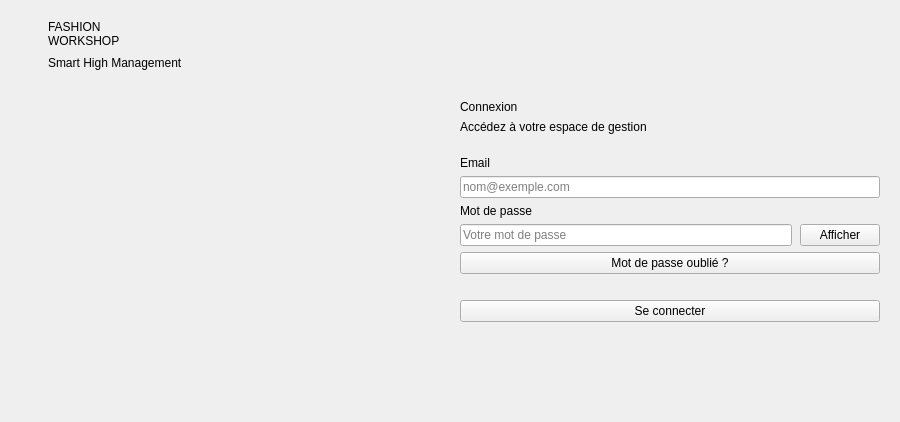
      <widget class="QFrame" name="pageLogin">
       <property name="frameShape">
        <enum>QFrame::Shape::NoFrame</enum>
       </property>
       <layout class="QHBoxLayout" name="pageLoginLayout">
        <property name="spacing">
         <number>0</number>
        </property>
        <property name="leftMargin">
         <number>0</number>
        </property>
        <property name="topMargin">
         <number>0</number>
        </property>
        <property name="rightMargin">
         <number>0</number>
        </property>
        <property name="bottomMargin">
         <number>0</number>
        </property>
        <item>
         <widget class="QFrame" name="brandPanel">
          <property name="minimumSize">
           <size>
            <width>440</width>
            <height>0</height>
           </size>
          </property>
          <property name="maximumSize">
           <size>
            <width>440</width>
            <height>16777215</height>
           </size>
          </property>
          <layout class="QVBoxLayout" name="brandLayout">
           <property name="spacing">
            <number>8</number>
           </property>
           <property name="leftMargin">
            <number>48</number>
           </property>
           <property name="topMargin">
            <number>0</number>
           </property>
           <property name="rightMargin">
            <number>24</number>
           </property>
           <property name="bottomMargin">
            <number>0</number>
           </property>
           <item>
            <spacer name="vsBrand1">
             <property name="orientation">
              <enum>Qt::Orientation::Vertical</enum>
             </property>
             <property name="sizeType">
              <enum>QSizePolicy::Policy::Expanding</enum>
             </property>
             <property name="sizeHint" stdset="0">
              <size>
               <width>20</width>
               <height>20</height>
              </size>
             </property>
            </spacer>
           </item>
           <item>
            <widget class="QLabel" name="labelBrand">
             <property name="visible">
              <bool>false</bool>
             </property>
             <property name="text">
              <string>FASHION
WORKSHOP</string>
             </property>
            </widget>
           </item>
           <item>
            <widget class="QLabel" name="labelBrandSub">
             <property name="visible">
              <bool>false</bool>
             </property>
             <property name="text">
              <string>Smart High Management</string>
             </property>
            </widget>
           </item>
           <item>
            <spacer name="vsBrandGap">
             <property name="orientation">
              <enum>Qt::Orientation::Vertical</enum>
             </property>
             <property name="sizeType">
              <enum>QSizePolicy::Policy::Fixed</enum>
             </property>
             <property name="sizeHint" stdset="0">
              <size>
               <width>20</width>
               <height>24</height>
              </size>
             </property>
            </spacer>
           </item>
           <item alignment="Qt::AlignmentFlag::AlignHCenter">
            <widget class="QLabel" name="labelLogoConnexion">
             <property name="minimumSize">
              <size>
               <width>240</width>
               <height>300</height>
              </size>
             </property>
             <property name="maximumSize">
              <size>
               <width>240</width>
               <height>300</height>
              </size>
             </property>
             <property name="pixmap">
              <pixmap resource="resources.qrc">:/images/logo_mesura.png</pixmap>
             </property>
             <property name="scaledContents">
              <bool>true</bool>
             </property>
             <property name="margin">
              <number>0</number>
             </property>
            </widget>
           </item>
           <item>
            <spacer name="vsBrand2">
             <property name="orientation">
              <enum>Qt::Orientation::Vertical</enum>
             </property>
             <property name="sizeType">
              <enum>QSizePolicy::Policy::Expanding</enum>
             </property>
             <property name="sizeHint" stdset="0">
              <size>
               <width>20</width>
               <height>20</height>
              </size>
             </property>
            </spacer>
           </item>
          </layout>
         </widget>
        </item>
        <item>
         <widget class="QFrame" name="loginArea">
          <property name="frameShape">
           <enum>QFrame::Shape::NoFrame</enum>
          </property>
          <layout class="QHBoxLayout" name="loginAreaLayout">
           <property name="spacing">
            <number>0</number>
           </property>
           <property name="leftMargin">
            <number>0</number>
           </property>
           <property name="topMargin">
            <number>0</number>
           </property>
           <property name="rightMargin">
            <number>0</number>
           </property>
           <property name="bottomMargin">
            <number>0</number>
           </property>
           <item>
            <spacer name="hsLogin1">
             <property name="orientation">
              <enum>Qt::Orientation::Horizontal</enum>
             </property>
             <property name="sizeHint" stdset="0">
              <size>
               <width>20</width>
               <height>20</height>
              </size>
             </property>
            </spacer>
           </item>
           <item>
            <widget class="QFrame" name="loginCard">
             <property name="minimumSize">
              <size>
               <width>420</width>
               <height>0</height>
              </size>
             </property>
             <property name="maximumSize">
              <size>
               <width>420</width>
               <height>16777215</height>
              </size>
             </property>
             <property name="frameShape">
              <enum>QFrame::Shape::NoFrame</enum>
             </property>
             <layout class="QVBoxLayout" name="loginCardLayout">
              <property name="spacing">
               <number>6</number>
              </property>
              <property name="leftMargin">
               <number>0</number>
              </property>
              <property name="topMargin">
               <number>0</number>
              </property>
              <property name="rightMargin">
               <number>0</number>
              </property>
              <property name="bottomMargin">
               <number>0</number>
              </property>
              <item>
               <spacer name="vsLogin1">
                <property name="orientation">
                 <enum>Qt::Orientation::Vertical</enum>
                </property>
                <property name="sizeHint" stdset="0">
                 <size>
                  <width>20</width>
                  <height>20</height>
                 </size>
                </property>
               </spacer>
              </item>
              <item>
               <widget class="QLabel" name="labelConnexion">
                <property name="text">
                 <string>Connexion</string>
                </property>
               </widget>
              </item>
              <item>
               <widget class="QLabel" name="labelConnexionSub">
                <property name="text">
                 <string>Accédez à votre espace de gestion</string>
                </property>
               </widget>
              </item>
              <item>
               <spacer name="vsLoginGap">
                <property name="orientation">
                 <enum>Qt::Orientation::Vertical</enum>
                </property>
                <property name="sizeType">
                 <enum>QSizePolicy::Policy::Fixed</enum>
                </property>
                <property name="sizeHint" stdset="0">
                 <size>
                  <width>20</width>
                  <height>16</height>
                 </size>
                </property>
               </spacer>
              </item>
              <item>
               <widget class="QLabel" name="labelLoginEmail">
                <property name="text">
                 <string>Email</string>
                </property>
               </widget>
              </item>
              <item>
               <widget class="QLineEdit" name="lineEditLoginEmail">
                <property name="placeholderText">
                 <string>nom@exemple.com</string>
                </property>
               </widget>
              </item>
              <item>
               <widget class="QLabel" name="labelLoginMdp">
                <property name="text">
                 <string>Mot de passe</string>
                </property>
               </widget>
              </item>
              <item>
               <layout class="QHBoxLayout" name="loginMdpLayout">
                <property name="spacing">
                 <number>8</number>
                </property>
                <property name="leftMargin">
                 <number>0</number>
                </property>
                <property name="topMargin">
                 <number>0</number>
                </property>
                <property name="rightMargin">
                 <number>0</number>
                </property>
                <property name="bottomMargin">
                 <number>0</number>
                </property>
                <item>
                 <widget class="QLineEdit" name="lineEditLoginMdp">
                  <property name="echoMode">
                   <enum>QLineEdit::EchoMode::Password</enum>
                  </property>
                  <property name="placeholderText">
                   <string>Votre mot de passe</string>
                  </property>
                 </widget>
                </item>
                <item>
                 <widget class="QPushButton" name="btnAfficher">
                  <property name="cursor">
                   <cursorShape>PointingHandCursor</cursorShape>
                  </property>
                  <property name="text">
                   <string>Afficher</string>
                  </property>
                 </widget>
                </item>
               </layout>
              </item>
              <item>
               <widget class="QPushButton" name="btnMotDePasseOublie">
                <property name="cursor">
                 <cursorShape>PointingHandCursor</cursorShape>
                </property>
                <property name="text">
                 <string>Mot de passe oublié ?</string>
                </property>
               </widget>
              </item>
              <item>
               <spacer name="vsLoginGap2">
                <property name="orientation">
                 <enum>Qt::Orientation::Vertical</enum>
                </property>
                <property name="sizeType">
                 <enum>QSizePolicy::Policy::Fixed</enum>
                </property>
                <property name="sizeHint" stdset="0">
                 <size>
                  <width>20</width>
                  <height>20</height>
                 </size>
                </property>
               </spacer>
              </item>
              <item>
               <widget class="QPushButton" name="btnConnexion">
                <property name="cursor">
                 <cursorShape>PointingHandCursor</cursorShape>
                </property>
                <property name="text">
                 <string>Se connecter</string>
                </property>
               </widget>
              </item>
              <item>
               <spacer name="vsLogin2">
                <property name="orientation">
                 <enum>Qt::Orientation::Vertical</enum>
                </property>
                <property name="sizeHint" stdset="0">
                 <size>
                  <width>20</width>
                  <height>20</height>
                 </size>
                </property>
               </spacer>
              </item>
             </layout>
            </widget>
           </item>
           <item>
            <spacer name="hsLogin2">
             <property name="orientation">
              <enum>Qt::Orientation::Horizontal</enum>
             </property>
             <property name="sizeHint" stdset="0">
              <size>
               <width>20</width>
               <height>20</height>
              </size>
             </property>
            </spacer>
           </item>
          </layout>
         </widget>
        </item>
       </layout>
      </widget>
